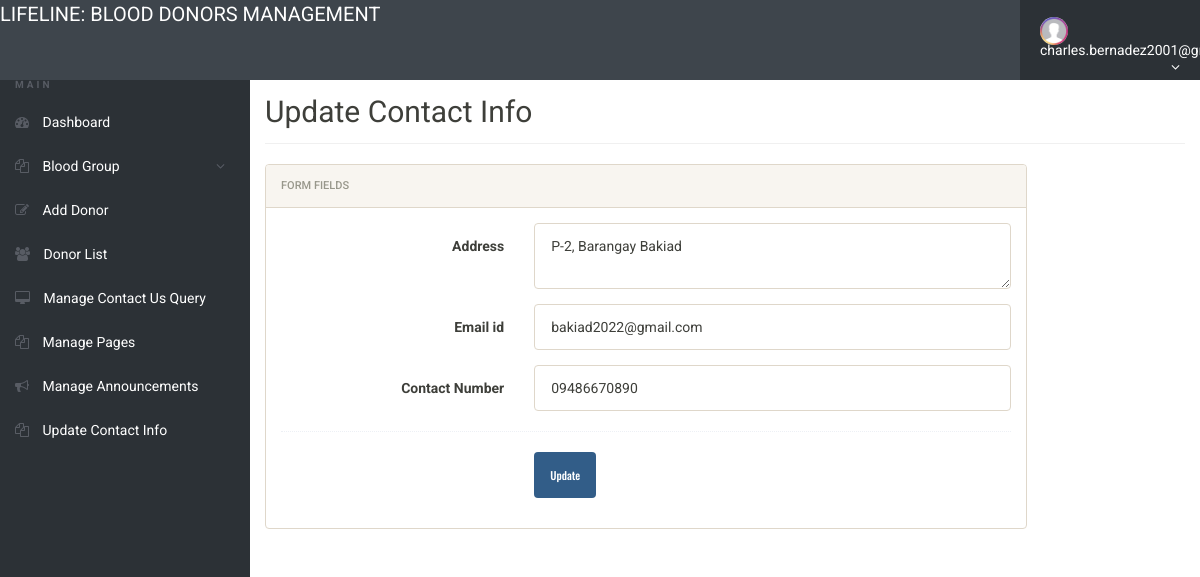
The app's page /admin/update-contactinfo.php (signed in) with its own data.
### tables this page shows
CREATE TABLE `tblcontactusinfo` (
  `id` int(11) NOT NULL AUTO_INCREMENT,
  `Address` tinytext,
  `EmailId` varchar(255) DEFAULT NULL,
  `ContactNo` char(11) DEFAULT NULL,
  PRIMARY KEY (`id`)
);

### admin/update-contactinfo.php (the view, shortened to what this page needs)
<?php
include('includes/config.php');
if (strlen($_SESSION['alogin']) == 0) {
	header('location:index.php');
} else {
?>
	<!doctype html>
	<html lang="en" class="no-js">
	<head>
		<link rel="stylesheet" href="css/font-awesome.min.css">
		<link rel="stylesheet" href="css/bootstrap.min.css">
		<link rel="stylesheet" href="css/dataTables.bootstrap.min.css">
		<link rel="stylesheet" href="css/bootstrap-social.css">
		<link rel="stylesheet" href="css/bootstrap-select.css">
		<link rel="stylesheet" href="css/fileinput.min.css">
		<link rel="stylesheet" href="css/awesome-bootstrap-checkbox.css">
		<link rel="stylesheet" href="css/style.css">
	</head>
	<body>
		<?php include('includes/header.php'); ?>
		<div class="ts-main-content">
			<?php include('includes/leftbar.php'); ?>
			<div class="content-wrapper">
				<div class="container-fluid">
					<div class="row">
						<div class="col-md-12">
							<h2 class="page-title">Update Contact Info</h2>
							<div class="row">
								<div class="col-md-10">
									<div class="panel panel-default">
										<div class="panel-heading">Form fields</div>
										<div class="panel-body">
											<form method="post" name="chngpwd" class="form-horizontal" onSubmit="return valid();">
												<?php $sql = "SELECT * from  tblcontactusinfo ";
												$query = $dbh->prepare($sql);
												$query->execute();
												$results = $query->fetchAll(PDO::FETCH_OBJ);
												if ($query->rowCount() > 0) {
													foreach ($results as $result) {				?>
														<div class="form-group">
															<label class="col-sm-4 control-label"> Address</label>
															<div class="col-sm-8">
																<textarea class="form-control" name="address" id="address" required><?php echo htmlentities($result->Address); ?></textarea>
															</div>
														</div>
														<div class="form-group">
															<label class="col-sm-4 control-label"> Email id</label>
															<div class="col-sm-8">
																<input type="email" class="form-control" name="email" id="email" value="<?php echo htmlentities($result->EmailId); ?>" required>
															</div>
														</div>
														<div class="form-group">
															<label class="col-sm-4 control-label"> Contact Number </label>
															<div class="col-sm-8">
																<input type="text" class="form-control" value="<?php echo htmlentities($result->ContactNo); ?>" name="contactno" id="contactno" required>
															</div>
														</div>
												<?php }
												} ?>
												<div class="hr-dashed"></div>
												<div class="form-group">
													<div class="col-sm-8 col-sm-offset-4">
														<button class="btn btn-primary" name="submit" type="submit">Update</button>
													</div>
												</div>
											</form>
										</div>
									</div>
								</div>
							</div>
						</div>
					</div>
				</div>
			</div>
		</div>
	</body>
	</html>
<?php } ?>

### admin/css/style.css (style rules this page uses)
html { font-size: 14px; }
@media only screen and (min-width: 480px) { html { font-size: 17px; } }
@media only screen and (min-width: 768px) { html { font-size: 14px; } }
body { font-size: 1em; }
.btn { font-family: 'Oswald', sans-serif; }
.hr-dashed { background-color: transparent; border-top: 1px dotted #edf0f5; color: transparent; height: 1px; margin: 20px 0; }
.panel { overflow: hidden; }
.btn { text-transform: none; }
.page-title { padding-bottom: 15px; margin-bottom: 20px; border-bottom: 1px solid #f0f0f0; }
.ts-main-content .content-wrapper { padding-top: 15px; margin-top: 60px; }
@media only screen and (min-width: 992px) { .ts-main-content .content-wrapper { margin-left: 250px; } }

### records on screen
tblcontactusinfo: address "P-2, Barangay Bakiad", email "bakiad2022@gmail.com", contactno "09486670890"
